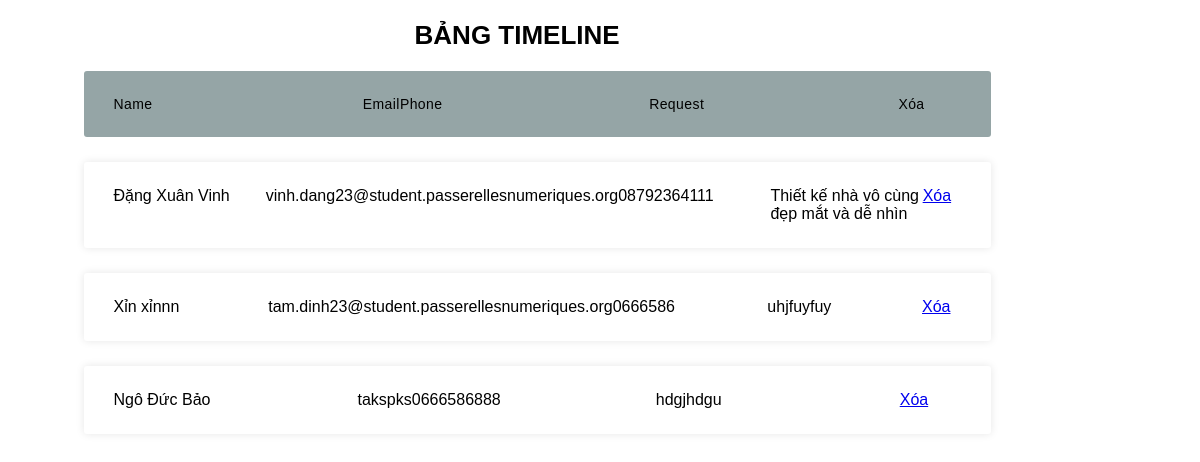
The page /Admin/Customer/timeline.php on the database as committed earlier.
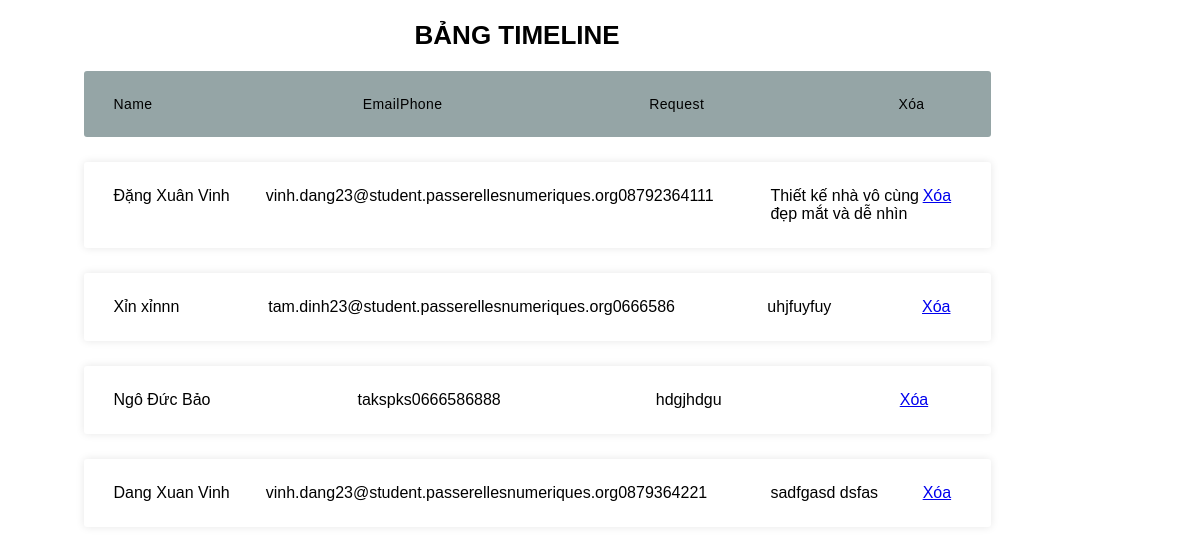
The same page on the database as committed later.
### tables this page shows
CREATE TABLE `customers` (
  `id` int(255) NOT NULL,
  `name` varchar(1000) NOT NULL,
  `email` varchar(2000) NOT NULL,
  `number` varchar(2000) NOT NULL,
  `request` varchar(1100) NOT NULL
);

### Admin/dph.php (called while the page is built, shortened)
<?php
class dph
{
    public $__conn;
    function connect()
    {
        if (!$this->__conn){
            $this->__conn = mysqli_connect('localhost','root','','constractor_building') or die ('Lỗi kết nối');
            mysqli_query($this->__conn, "SET character_set_results = 'utf8', character_set_client = 'utf8', character_set_database = 'utf8', character_set_server = 'utf8'");
        }
    }
    function get_list($sql)
    {
        $result = mysqli_query($this->__conn, $sql);
        $return = array();
        while ($row = mysqli_fetch_assoc($result)){
            $return[] = $row;
        }
        return $return;
    }
}
?>

### Admin/Customer/timeline.php (the view)
<?php
include("../dph.php")?>
<link rel="stylesheet" href="./CSS/timeline.css">
<div class="container">
  <h2>BẢNG TIMELINE</h2>
  <ul class="responsive-table">
    <li class="table-header">
      <div class="col col-2">Name</div>
      <div class="col col-5">Email</div>
      <div class="col col-2">Phone</div>
      <div class="col col-2">Request</div>
      <div class="col col-1">Xóa </div>
    </li>
    <?php
        $database = new dph();
        $row = $database -> get_list('select * from customers;')?>
        <?php foreach($row as $value):?>
          <li class="table-row">
            <div class="col col-2"><?php echo $value['name'] ?></div>
            <div class="col col-5"><?php echo $value['email'] ?></div>
            <div class="col col-2"><?php echo $value['number'] ?></div>
            <div class="col col-2"><?php echo $value['request'] ?></div>
            <div class="col col-1"><a href="./delete.php?id=<?php echo $value['id']?>">Xóa</a></div>
        </li>
        <?php endforeach ?>
  </ul>
</div>

### Admin/Customer/CSS/timeline.css (style rules this page uses)
.container { max-width: 80%; margin-left: 3%; }
h2 { font-size: 26px; margin: 20px 0; text-align: center; }
.responsive-table li { border-radius: 3px; padding: 25px 30px; display: -webkit-box; display: -ms-flexbox; display: flex; -webkit-box-pack: justify; -ms-flex-pack: justify; justify-content: space-between; margin-bottom: 25px; }
.responsive-table .table-header { background-color: #95A5A6; font-size: 14px; letter-spacing: 0.03em; }
.responsive-table .table-row { background-color: #ffffff; -webkit-box-shadow: 0px 0px 9px 0px rgba(0, 0, 0, 0.1); box-shadow: 0px 0px 9px 0px rgba(0, 0, 0, 0.1); }
.responsive-table .col-1 { -ms-flex-preferred-size: 10%; flex-basis: 10%; }
.responsive-table .col-2 { -ms-flex-preferred-size: 40%; flex-basis: 40%; }

Rows that differ between the two databases and show on the page:
added customers: name "Dang Xuan Vinh", email "vinh.dang23@student.passerellesnumeriques.org", number "0879364221", request "sadfgasd dsfas"
